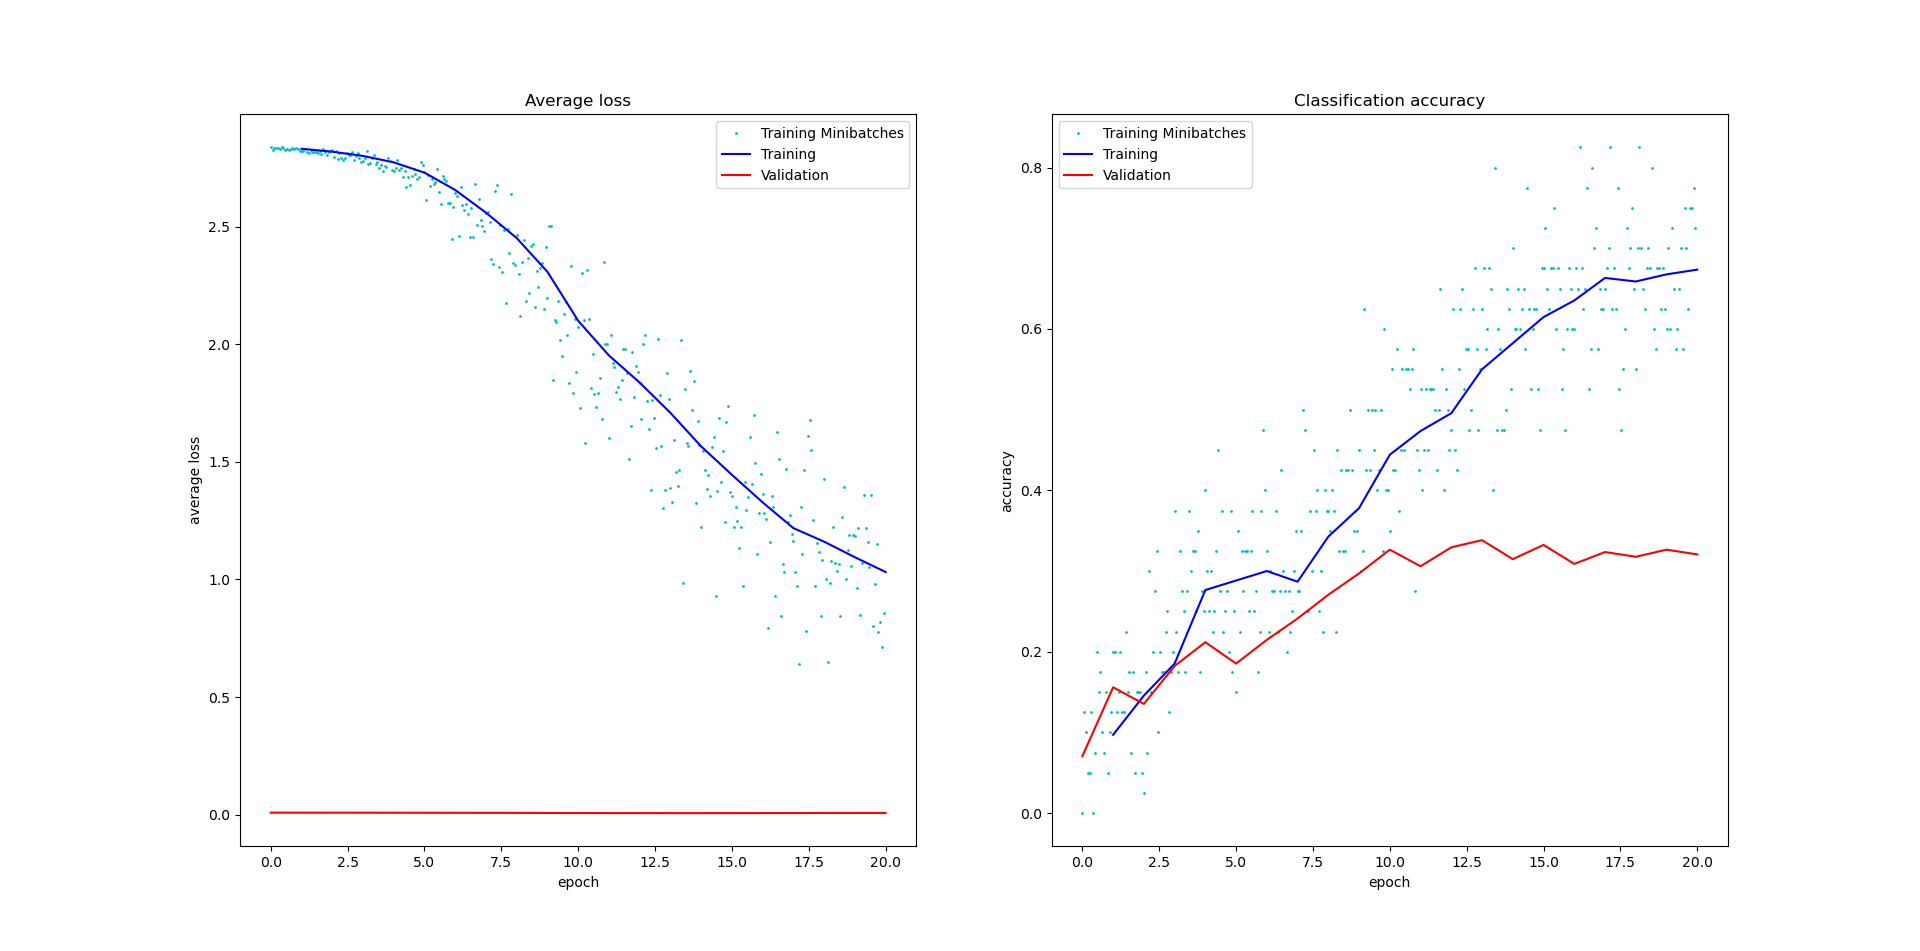

Write Python code to recreate this figure.
import torch
from torchvision import datasets
from torchvision.transforms import ToTensor
from torch.utils.data import DataLoader
import torch.nn as nn
import matplotlib.pyplot as plt
import torch.nn.functional as F
import torch.optim as optim
import numpy as np
from torchvision import transforms, datasets
import matplotlib.pyplot as plt

from torchvision.models import squeezenet1_1, SqueezeNet1_1_Weights


# https://www.robots.ox.ac.uk/~vgg/data/flowers/17/
# https://cs231n.github.io/transfer-learning/
# SOURCE: https://pytorch.org/hub/pytorch_vision_squeezenet/
train_dataset = datasets.ImageFolder(root='../data/oxford-flowers17/train', 
                                     transform=transforms.Compose([
                                        transforms.Resize(256),
                                        transforms.CenterCrop(224),
                                        transforms.ToTensor(),
                                        transforms.Normalize(mean=[0.485, 0.456, 0.406], std=[0.229, 0.224, 0.225]),
                                    ]))
valid_dataset = datasets.ImageFolder(root='../data/oxford-flowers17/val', 
                                     transform=transforms.Compose([
                                        transforms.Resize(256),
                                        transforms.CenterCrop(224),
                                        transforms.ToTensor(),
                                        transforms.Normalize(mean=[0.485, 0.456, 0.406], std=[0.229, 0.224, 0.225]),
                                    ]))
train_dataset_size = len(train_dataset)
valid_dataset_size = len(valid_dataset)
print(valid_dataset_size)
# print(train_dataset[0])
# plt.imshow(train_dataset[0][0])
# plt.show()

batch_size = 40
num_batches = train_dataset_size // batch_size
train_dataset_loader = torch.utils.data.DataLoader(train_dataset, shuffle=True, batch_size=batch_size)
valid_dataset_loader = torch.utils.data.DataLoader(valid_dataset, shuffle=False, batch_size=valid_dataset_size)

class ScratchNet(nn.Module):

    def __init__(self):
        super().__init__()
        self.features = nn.Sequential(
            nn.Conv2d(3, 30, 3),
            nn.ReLU(),
            nn.MaxPool2d(2, 2),
            nn.Conv2d(30, 80, 3),
            nn.ReLU(),
            nn.MaxPool2d(2, 2),
            nn.Conv2d(80, 60, 3),
            nn.ReLU(),
            nn.MaxPool2d(2, 2),
        )
        self.classifier = nn.Sequential( # adapted from pytorch source code
            nn.Flatten(),
            nn.Linear(40560, 4096),
            nn.ReLU(),
            nn.Linear(4096, 17),
            nn.ReLU()
        )

        # self.features = nn.Sequential(
        #     nn.Conv2d(3, 10, 5),
        #     nn.ReLU(),
        #     nn.MaxPool2d(2, 2),
        #     nn.Conv2d(10, 50, 5),
        #     nn.ReLU(),
        #     nn.MaxPool2d(2, 2),
        #     nn.Conv2d(50, 200, 5),
        #     nn.ReLU(),
        #     nn.MaxPool2d(2, 2),
        # )
        # self.classifier = nn.Sequential( # adapted from pytorch source code
        #     nn.Flatten(),
        #     nn.Linear(24*24*200, 512),
        #     nn.ReLU(),
        #     nn.Linear(512, 17),
        #     nn.ReLU()
        # )

    def forward(self, x):
        x = self.features(x)
        x = self.classifier(x)
        return x
    

# max_iter = 100
max_iter = 20
# learning_rate_classifier = 1e-3
# learning_rate_features = 1e-4
learning_rate_classifier = 1e-3
learning_rate_features = 1e-3
model = ScratchNet()

loss_function = nn.CrossEntropyLoss()
optimizer_classifier = torch.optim.SGD(model.classifier.parameters(), lr=learning_rate_classifier, weight_decay=1e-5, nesterov=True, momentum=0.9)
optimizer_features = torch.optim.SGD(model.features.parameters(), lr=learning_rate_features, weight_decay=1e-5, nesterov=True, momentum=0.9)
# optimizer_classifier = torch.optim.SGD(model.classifier.parameters(), lr=learning_rate_classifier, nesterov=True, momentum=0.9)
# optimizer_features = torch.optim.SGD(model.features.parameters(), lr=learning_rate_features, nesterov=True, momentum=0.9)

train_loss = []
train_loss_overall = []
train_acc = []
train_acc_overall = []
valid_loss = []
valid_acc = []
for epoch in range(max_iter + 1):

    cum_valid_correct = 0
    cum_valid_loss = 0
    with torch.no_grad():
        for x, y in valid_dataset_loader:
            y_probs = model.forward(x)
            _, y_pred = torch.max(y_probs, dim=1)
            cum_valid_correct += torch.eq(y_pred, y).sum().item()
            loss = loss_function(y_probs, y)
            cum_valid_loss += loss.item() # loss is tensor
    valid_loss.append(cum_valid_loss / valid_dataset_size)
    valid_acc.append(cum_valid_correct / valid_dataset_size)
    print(f"Epoch {epoch} valid: {cum_valid_loss/valid_dataset_size} {cum_valid_correct/valid_dataset_size}")

    if epoch == max_iter: break

    cum_loss = 0
    cum_correct = 0
    for i, (x, y) in enumerate(train_dataset_loader):
        optimizer_classifier.zero_grad()
        optimizer_features.zero_grad()
        y_probs = model.forward(x)
        _, y_pred = torch.max(y_probs, dim=1)
        loss = loss_function(y_probs, y)
        loss.backward()
        optimizer_classifier.step()
        optimizer_features.step()

        correct = torch.eq(y_pred, y).sum().item()
        cum_correct += correct
        cum_loss += loss.item() * batch_size# loss is tensor
        train_loss.append(loss.item())
        train_acc.append(correct / batch_size)
        if i % (num_batches // 6) == 0:
            print(f"Epoch {epoch} batch {i} loss: {cum_loss} acc: {cum_correct}")


    train_loss_overall.append(cum_loss / train_dataset_size)
    train_acc_overall.append(cum_correct / train_dataset_size)
    print(f"Epoch {epoch} loss: {cum_loss} acc:{cum_correct/train_dataset_size}")

fig, ax = plt.subplots(1, 2)
ax[0].plot(np.arange(len(train_loss))/num_batches, train_loss, 'co', markersize=1)
ax[0].plot(np.arange(1, max_iter+1), train_loss_overall, 'b-')
ax[0].plot(np.arange(0, max_iter+1), valid_loss, 'r-')
ax[0].legend(['Training Minibatches', 'Training', 'Validation'])
ax[0].set_xlabel('epoch')
ax[0].set_ylabel('average loss')
ax[0].set_title("Average loss")
ax[1].plot(np.arange(len(train_acc))/num_batches, train_acc, 'co', markersize=1)
ax[1].plot(np.arange(1, max_iter+1), train_acc_overall, 'b-')
ax[1].plot(np.arange(0, max_iter+1), valid_acc, 'r-')
ax[1].legend(['Training Minibatches', 'Training', 'Validation'])
ax[1].set_xlabel('epoch')
ax[1].set_ylabel('accuracy')
ax[1].set_title("Classification accuracy")
plt.show()
